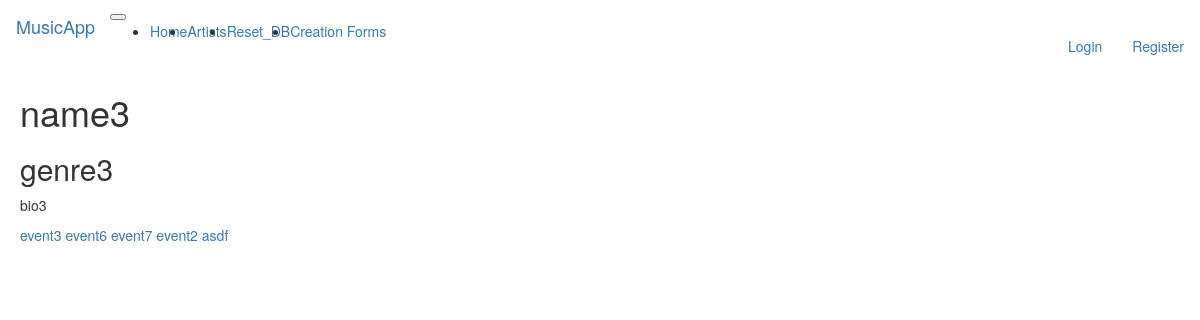
/artist/name3, run on the app's committed database.
### app/models.py (models this page shows, shortened)
class Artist(db.Model):
    id = db.Column(db.Integer, primary_key=True)
    name = db.Column(db.String(64), nullable=False)
    genre = db.Column(db.String(64))
    bio = db.Column(db.String(64))
    events = db.relationship("Event", secondary=artist_event_association, back_populates="artists")

class Event(db.Model):
    id = db.Column(db.Integer, primary_key=True)
    name = db.Column(db.String(80), nullable=False)
    time = db.Column(db.Date, nullable=False)
    venue_id = db.Column(db.Integer, db.ForeignKey('venue.id'), nullable=False)
    artists = db.relationship("Artist", secondary=artist_event_association, back_populates="events")

### app/routes.py (the view)
@app.route('/artist/<name>', methods=['GET', 'POST'])
def artist(name):
    event_list = []
    target_artist = Artist.query.filter_by(name=name).first()
    if not target_artist:
        return "Artist not found", 404
    artist_info = {
        'id': target_artist.id,
        "name": target_artist.name,
        "genre": target_artist.genre,
        "bio": target_artist.bio
    }
    for event in target_artist.events:
        event_list.append(event.name)
    return render_template('artist.html', title='Home', artist_info=artist_info, event_list=event_list)

### app/templates/artist.html
{% extends "base.html" %}
{% block content %}
    <div style = "position:relative; left:20px; top:0px;">
        <h1>{{ artist_info["name"] }}</h1>
        <h2>{{ artist_info["genre"] }}</h2>
        <p>{{ artist_info["bio"] }}</p>
        {% for event in event_list %}
            <a>{{ event }}</a>
        {% endfor %}
    </div>
{% endblock %}

### data on the page
Artist: name "name3", genre "genre3", bio "bio3"
Event: name "event3"
Event: name "event6"
Event: name "event7"
Event: name "event2"
Event: name "asdf"
